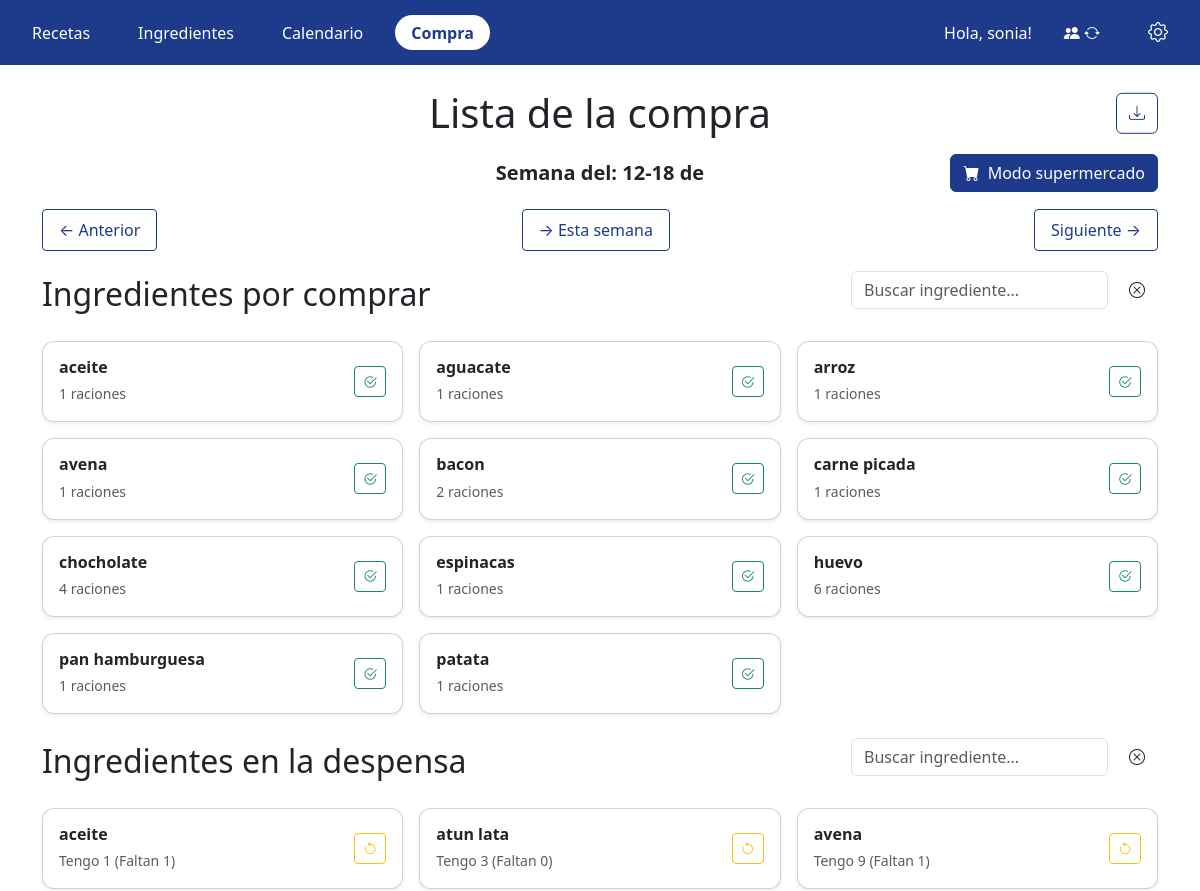
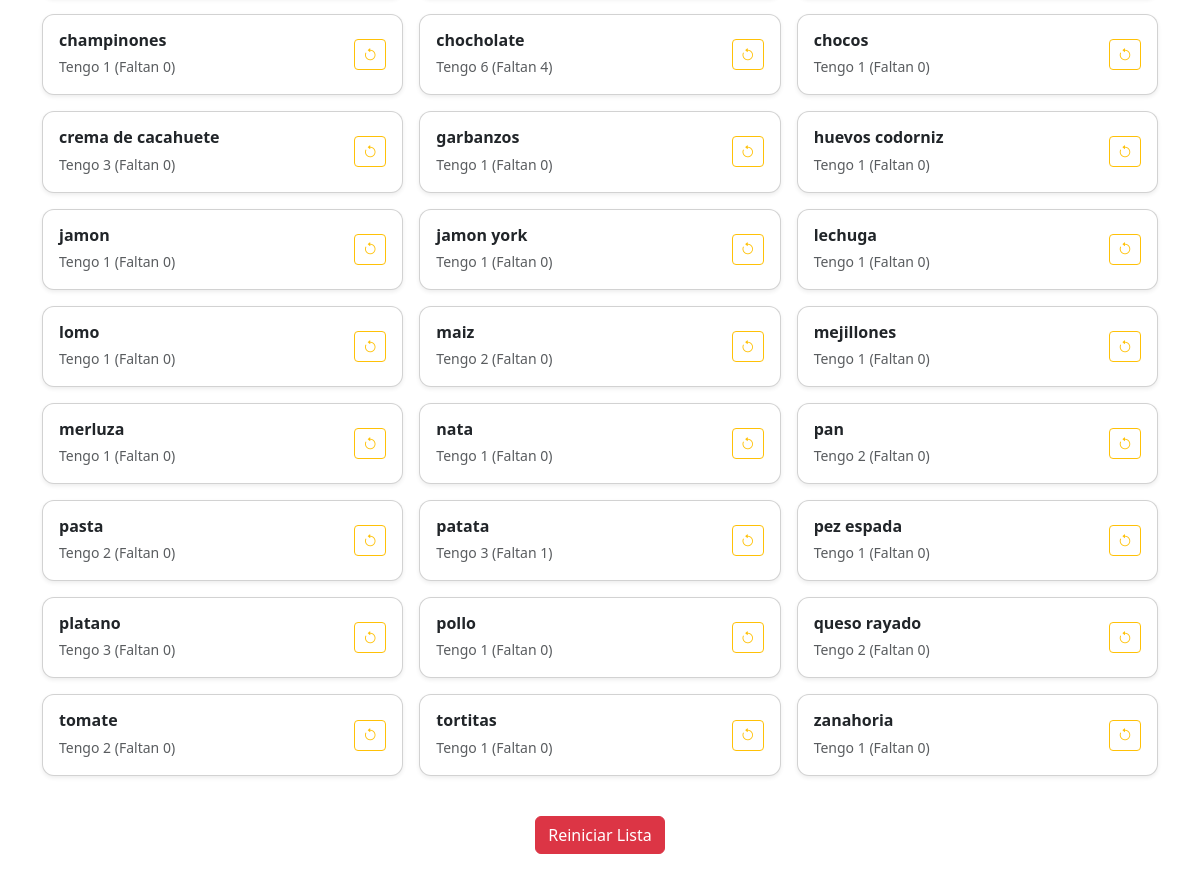
The app's page /lista_compra/ (signed in) with its own data (2 pictures, top to bottom).
### app/models.py (models this page shows, shortened)
class ListaCompraItem(models.Model):
    lista = models.ForeignKey(ListaCompra, on_delete=models.CASCADE, related_name="items")
    ingrediente = models.ForeignKey(Ingrediente, on_delete=models.CASCADE)
    original = models.PositiveIntegerField(default=0)
    compra = models.PositiveIntegerField(default=0)
    despensa = models.PositiveIntegerField(default=0)
    class Meta:
        unique_together = ('lista', 'ingrediente')

class Ingrediente(models.Model):
    nombre = models.CharField(
        max_length=100,
        validators=[
            RegexValidator(
                regex=r'^[a-zA-Z0-9ñÑáéíóúÁÉÍÓÚ,\s]+$',
                message='El nombre solo puede contener letras, números, espacios, comas y la letra ñ.',
                code='invalid_nombre'
            )
        ]
    )
    frec = models.IntegerField(validators=[MinValueValidator(1)])
    familia = models.ForeignKey(Familia, on_delete=models.CASCADE, related_name='ingredientes')

### app/views/lista_compra.py (the view)
# urls.py: path('lista_compra/', login_required(lista_compra.vista_lista_compra), name='lista_compra'),
@login_required
def vista_lista_compra(request):
    familia = request.user.familias.first()
    start_str = request.GET.get('start')
    if start_str:
        try:
            input_date = datetime.strptime(start_str, "%Y-%m-%d").date()
        except ValueError:
            input_date = now().date()
    else:
        input_date = now().date()
    start_date = input_date - timedelta(days=input_date.weekday())
    dias = [start_date + timedelta(days=i) for i in range(7)]
    lista_compra_obj, _ = ListaCompra.objects.get_or_create(start_date=start_date, familia=familia)
    items = lista_compra_obj.items.select_related('ingrediente')
    ingredientes_por_comprar = []
    ingredientes_en_despensa = []
    for item in items:
        if item.compra > 0:
            ingredientes_por_comprar.append(item)
        if item.despensa > 0:
            item.faltan = item.original - item.despensa
            if item.faltan < 0:
                item.faltan = 0
            ingredientes_en_despensa.append(item)
    ingredientes_por_comprar.sort(key=lambda x: x.ingrediente.nombre.lower())
    ingredientes_en_despensa.sort(key=lambda x: x.ingrediente.nombre.lower())
    from babel.dates import format_date
    semana_formateada = f"{dias[0].day}-{dias[-1].day} de {format_date(dias[0], format='MMMM yyyy', locale='es')}"
    prev_week_date = start_date - timedelta(days=7)
    next_week_date = start_date + timedelta(days=7)
    context = {
        'start_date': start_date,
        'semana_formateada': semana_formateada,
        'prev_week_url': f'?start={prev_week_date.isoformat()}',
        'next_week_url': f'?start={next_week_date.isoformat()}',
        'ingredientes_por_comprar': ingredientes_por_comprar,
        'ingredientes_en_despensa': ingredientes_en_despensa,
    }
    return render(request, 'lista_compra.html', context)

### app/templates/lista_compra.html (shortened to what this page needs)
{% extends 'navbar.html' %}
{% load static %}
{% block content %}
<link href="https://cdn.jsdelivr.net/npm/bootstrap@5.3.0/dist/css/bootstrap.min.css" rel="stylesheet">
<link rel="stylesheet" href="{% static 'css/calendario.css' %}">
<link rel="stylesheet" href="{% static 'css/lista_compra.css' %}">
<div id="vista-normal" class="container mt-4">
    <div class="position-relative mb-4">
        <h1 class="text-center m-0">Lista de la compra</h1>
        <a href="{% url 'exportar_lista_compra' %}?start={{ start_date|date:'Y-m-d' }}"
            class="btn btn-outline-primary descarga-btn position-absolute top-50 end-0 translate-middle-y"
            aria-label="Descargar lista de la compra semanal">
            <i class="bi bi-download fs-4"></i>
        </a>
    </div>
    <div class="position-relative mb-4">
        <h5 class="text-center m-0">
            <strong>Semana del: {{ semana_formateada }}</strong>
        </h5>
        <button type="button" class="btn btn-primary btn-modo-super position-absolute end-0 top-50 translate-middle-y"
            onclick="activarModoSuper()">
            <i class="bi bi-cart-fill me-1"></i>
            Modo supermercado
        </button>
    </div>
    <div class="navigation">
        <a href="{{ prev_week_url }}">← Anterior</a>
        <a href="?start={{ today|date:'Y-m-d' }}">→ Esta semana</a>
        <a href="{{ next_week_url }}">Siguiente →</a>
    </div>
    {% if ingredientes_por_comprar %}
    <div class="row mb-3">
        <div class="col-12 d-flex justify-content-between align-items-center">
            <h2>Ingredientes por comprar</h2>
            <div class="mb-3 d-flex align-items-center">
                <input type="text" id="buscar-ingrediente-compra" class="form-control me-2"
                    placeholder="Buscar ingrediente...">
                <button id="clear-ingrediente-compra" class="btn" type="button" title="Limpiar búsqueda">
                    <i class="bi bi-x-circle"></i>
                </button>
            </div>
        </div>
    </div>
    <div id="lista-compra" class="row row-cols-3 g-3 mb-4">
        {% for item in ingredientes_por_comprar %}
        <div class="col">
            <div class="card h-100 shadow-sm">
                <div class="card-body d-flex justify-content-between align-items-center" data-item-id="{{ item.id }}"
                    data-lista-id="{{ item.lista_id }}">
                    <div>
                        <h6 class="card-title mb-1">{{ item.ingrediente.nombre }}</h6>
                        <small class="text-muted">{{ item.compra }} raciones</small>
                    </div>
                    <button class="btn btn-sm btn-outline-success"
                        onclick="abrirModalCompra({{ item.id }}, {{ item.compra }})">
                        <i class="bi bi-check2-circle"></i>
                    </button>
                </div>
            </div>
        </div>
        {% endfor %}
    </div>
    {% else %}
    <h2>Ingredientes por comprar</h2>
    <p class="text-muted mb-4">No hay ingredientes pendientes de compra esta semana.</p>
    {% endif %}
    {% if ingredientes_en_despensa %}
    <div class="row mb-3">
        <div class="col-12 d-flex justify-content-between align-items-center">
            <h2>Ingredientes en la despensa</h2>
            <div class="mb-3 d-flex align-items-center">
                <input type="text" id="buscar-ingrediente-despensa" class="form-control me-2"
                    placeholder="Buscar ingrediente...">
                <button id="clear-ingrediente-despensa" class="btn" type="button" title="Limpiar búsqueda">
                    <i class="bi bi-x-circle"></i>
                </button>
            </div>
        </div>
    </div>
    <div id="ingredientes-despensa" class="row row-cols-3 g-3 mb-4">
        {% for item in ingredientes_en_despensa %}
        <div class="col">
            <div class="card h-100 shadow-sm">
                <div class="card-body d-flex justify-content-between align-items-center" data-item-id="{{ item.id }}"
                    data-lista-id="{{ item.lista_id }}">
                    <div>
                        <h6 class="card-title mb-1">{{ item.ingrediente.nombre }}</h6>
                        <small class="text-muted">Tengo {{ item.despensa }} (Faltan {{ item.faltan }})</small>
                    </div>
                    <button class="btn btn-outline-warning btn-sm"
                        onclick="abrirModalDespensa({{ item.id }}, {{ item.despensa }})">
                        <i class="bi bi-arrow-counterclockwise"></i>
                    </button>
                </div>
            </div>
        </div>
        {% endfor %}
    </div>
    {% else %}
    <h2>Ingredientes en la despensa</h2>
    <p class="text-muted mb-4">No hay ingredientes guardados en la despensa.</p>
    {% endif %}
    <div class="text-center reset-container">
        <button class="btn btn-danger mt-3" onclick="abrirModalReset()">Reiniciar Lista</button>
    </div>
</div>
{% endblock %}

### app/templates/navbar.html (shortened to what this page needs)
<!DOCTYPE html>
{% load static %}
<html lang="es">
<head>
    <link rel="stylesheet" href="https://cdn.jsdelivr.net/npm/bootstrap-icons@1.10.5/font/bootstrap-icons.css">
    <link rel="stylesheet" href="{% static 'css/styles.css' %}">
</head>
<body>
    {% if user.is_authenticated %}
    <div class="container-nav">
        <nav>
            <ul>
                <li
                    class="">
                    <a href="{% url 'listado_recetas' %}">Recetas</a>
                </li>
                <li
                    class="">
                    <a href="{% url 'listado_ingredientes' %}">Ingredientes</a>
                </li>
                <li class="{% if request.resolver_match.url_name == 'calendario_semanal' %}activo{% endif %}">
                    <a href="{% url 'calendario_semanal' %}">Calendario</a>
                </li>
                <li class="{% if request.resolver_match.url_name == 'lista_compra' %}activo{% endif %}">
                    <a href="{% url 'lista_compra' %}">Compra</a>
                </li>
                {% if user.is_authenticated %}
                <li class="nav-user">
                    <span>Hola, {{ user.username }}!</span>
                </li>
                {% else %}
                <li style="margin-left: auto;"
                    class="{% if request.resolver_match.url_name == 'login' %}activo{% endif %}">
                    <a href="{% url 'login' %}">Inicia sesión</a>
                </li>
                {% endif %}
                <li class="{% if request.resolver_match.url_name == 'cambiar_familia' %}activo{% endif %}">
                    <a href="{% url 'cambiar_familia' %}" class="nav-icon-familia" title="Cambiar familia"
                        aria-label="Cambiar familia">
                        <i class="bi bi-people-fill"></i>
                        <i class="bi bi-arrow-repeat"></i>
                    </a>
                </li>
                <li
                    class="nav-settings {% if request.resolver_match.url_name == 'configurar_objetivo' %}activo{% endif %}">
                    <a href="{% url 'configurar_objetivo' %}" title="Configuración">
                        <i class="bi bi-gear" style="font-size: 20px;"></i>
                    </a>
                </li>
            </ul>
        </nav>
    </div>
    {% endif %}
    {% block content %}{% endblock %}
</body>
</html>

### app/static/css/styles.css (style rules this page uses)
:root { --blue-dark: #1E3A8A; --white: #FFFFFF; --black: #000000; --gray-light: #F5F5F5; --blue-darker: #162a72; --red: #e74c3c; --blue-light: #BBDEFB; }
* { margin: 0; padding: 0; box-sizing: border-box; }
body { font-family: 'Gidole', sans-serif; background-color: var(--white); color: var(--black); }
.container-nav { background-color: var(--blue-dark); }
nav { background-color: var(--blue-dark); padding: 0.75rem 0; }
nav ul { list-style: none; margin: 0; padding: 0 1rem; display: flex; align-items: center; gap: 1rem; }
nav ul li { margin: 0; }
nav ul li a { display: block; padding: 0.35rem 1rem; color: var(--white); text-decoration: none; border-radius: 20px; transition: background 0.2s, color 0.2s; }
nav ul li.activo a { background-color: var(--white); color: var(--blue-dark); font-weight: bold; }
nav ul li.nav-user { margin-left: auto; color: var(--white); }
.btn-primary { background-color: var(--blue-dark) !important; color: var(--white) !important; border: none; padding: 0.5rem 1rem; border-radius: 0.25rem; cursor: pointer; transition: background 0.3s ease-in-out; }

### app/static/css/calendario.css (style rules this page uses)
.navigation { display: flex; justify-content: space-between; margin-bottom: 20px; }
.navigation a { display: inline-block; border: 1px solid var(--blue-dark); border-radius: 0.25rem; padding: 0.5rem 1rem; border-radius: 0.25rem; transition: background-color 0.2s ease, color 0.2s ease; color: var(--blue-dark); text-decoration: none; }
.descarga-btn { padding: 0.5rem 1rem; font-size: 1.25rem; color: var(--blue-dark); border-color: var(--blue-dark); transition: background 0.2s, color 0.2s; }

### app/static/css/lista_compra.css (style rules this page uses)
.btn-modo-super { margin-bottom: 1rem; }
.card { border-radius: 0.75rem; }
.card-body h6 { font-weight: 600; }
.btn-modo-super { background-color: var(--blue-dark) !important; color: var(--white) !important; border: 1px solid var(--blue-dark) !important; }
.text-center.reset-container { margin-bottom: 3rem; }

### app/templates/lista_compra.html (style rules this page uses)
.descarga-btn { padding: 0.45rem 0.75rem !important; font-size: 0.875rem !important; }
.descarga-btn .bi { font-size: 1rem !important; }
.navigation a { text-decoration: none !important; }

### records on screen
ListaCompraItem: ingrediente.nombre "aceite", compra "1", despensa "1", faltan "1"
ListaCompraItem: ingrediente.nombre "aguacate", compra "1"
ListaCompraItem: ingrediente.nombre "arroz", compra "1"
ListaCompraItem: ingrediente.nombre "avena", compra "1", despensa "9", faltan "1"
ListaCompraItem: ingrediente.nombre "bacon", compra "2"
ListaCompraItem: ingrediente.nombre "carne picada", compra "1"
ListaCompraItem: ingrediente.nombre "chocholate", compra "4", despensa "6", faltan "4"
ListaCompraItem: ingrediente.nombre "espinacas", compra "1"
ListaCompraItem: ingrediente.nombre "huevo", compra "6"
ListaCompraItem: ingrediente.nombre "pan hamburguesa", compra "1"
ListaCompraItem: ingrediente.nombre "patata", compra "1", despensa "3", faltan "1"
ListaCompraItem: ingrediente.nombre "atun lata", despensa "3", faltan "0"
ListaCompraItem: ingrediente.nombre "champinones", despensa "1", faltan "0"
ListaCompraItem: ingrediente.nombre "chocos", despensa "1", faltan "0"
ListaCompraItem: ingrediente.nombre "crema de cacahuete", despensa "3", faltan "0"
ListaCompraItem: ingrediente.nombre "garbanzos", despensa "1", faltan "0"
ListaCompraItem: ingrediente.nombre "huevos codorniz", despensa "1", faltan "0"
ListaCompraItem: ingrediente.nombre "jamon", despensa "1", faltan "0"
ListaCompraItem: ingrediente.nombre "jamon york", despensa "1", faltan "0"
ListaCompraItem: ingrediente.nombre "lechuga", despensa "1", faltan "0"
ListaCompraItem: ingrediente.nombre "lomo", despensa "1", faltan "0"
ListaCompraItem: ingrediente.nombre "maiz", despensa "2", faltan "0"
ListaCompraItem: ingrediente.nombre "mejillones", despensa "1", faltan "0"
ListaCompraItem: ingrediente.nombre "merluza", despensa "1", faltan "0"
ListaCompraItem: ingrediente.nombre "nata", despensa "1", faltan "0"
ListaCompraItem: ingrediente.nombre "pan", despensa "2", faltan "0"
ListaCompraItem: ingrediente.nombre "pasta", despensa "2", faltan "0"
ListaCompraItem: ingrediente.nombre "pez espada", despensa "1", faltan "0"
ListaCompraItem: ingrediente.nombre "platano", despensa "3", faltan "0"
ListaCompraItem: ingrediente.nombre "pollo", despensa "1", faltan "0"
ListaCompraItem: ingrediente.nombre "queso rayado", despensa "2", faltan "0"
ListaCompraItem: ingrediente.nombre "tomate", despensa "2", faltan "0"
ListaCompraItem: ingrediente.nombre "tortitas", despensa "1", faltan "0"
ListaCompraItem: ingrediente.nombre "zanahoria", despensa "1", faltan "0"

### other values on screen
{{ user.username }} "sonia"
{{ semana_formateada }} "12-18 de"
